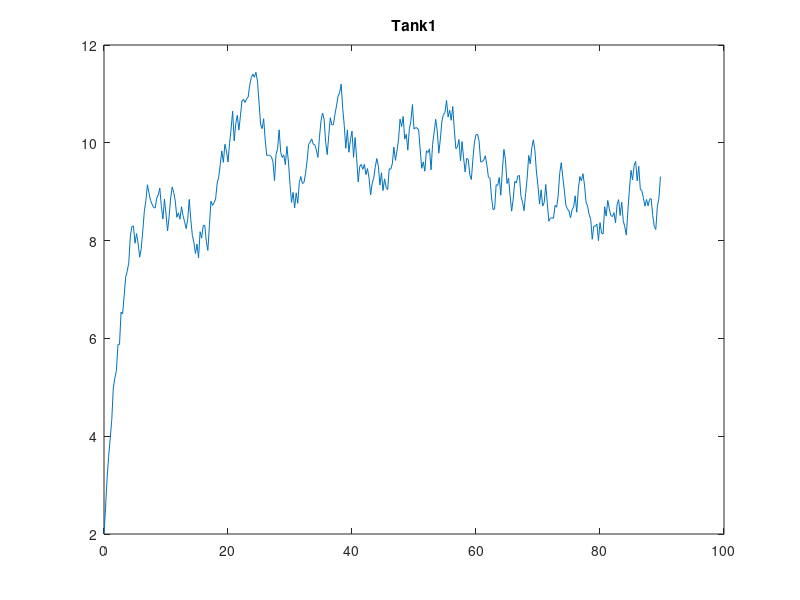
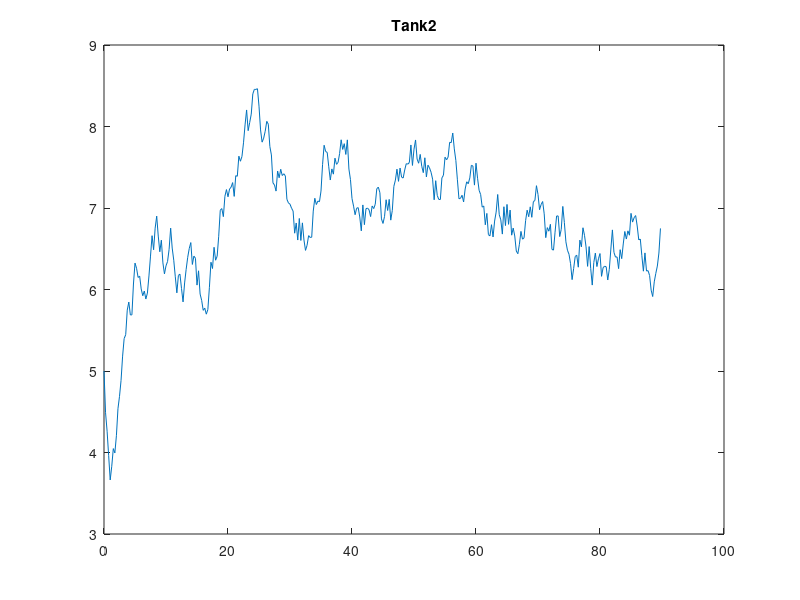
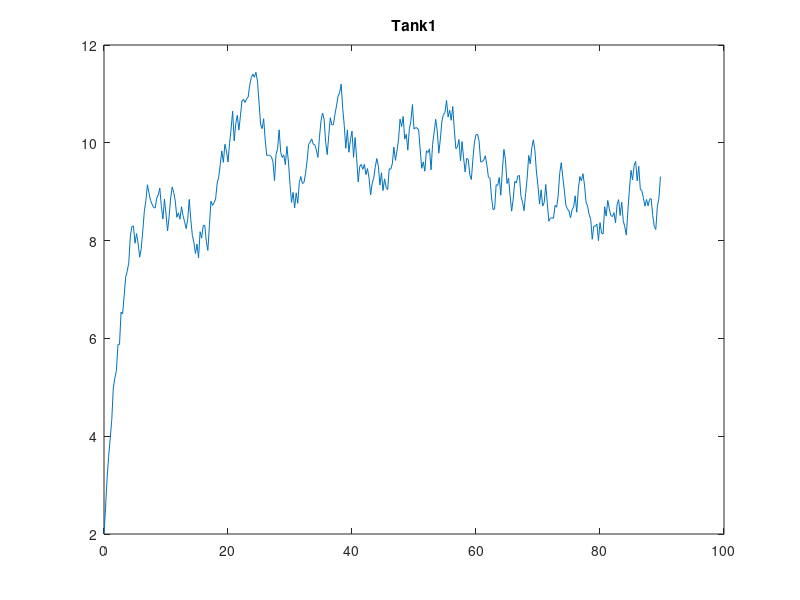

Source code (MATLAB) for these figures, in order:
clc
clear
close all

% system parameters
A1 = 2.5; % area of tank 1 (m^2)
A2 = 4.2; % area of tank 2 (m^2)
qin=4; %inflow
R1=.5; %resistence first pipe
R2=.7; %resistence second pipe
maxu=5;
maxh=7;
Q=10;
R=0.5*eye(2);
N=10;
href=10;
nu=2;


A=[-1/(A1*R1), 1/(A1*R1);
    1/(A2*R1), -1/A2*(1/R1+1/R2)];

B=[1/A1 0; 0 1/A2];

C=eye(2);

D=0;

Ts=0.25;

sys = ss(A,B,C,D);

sysd = c2d(sys,Ts);

h0=[2 5]';

T=90;
numt=100;
X=[];
U=zeros(numt,2,T/Ts);

y=zeros(numt,T/Ts);


for j=1:numt
    X=[];
    h0=[2 5]';
    U(j,:,:)=10*rand(2,T/Ts);

    for i=1:T/Ts
        h1 = sysd.A*h0+sysd.B*U(j,:,i)';
        X = [X;h0'];
        h0 = h1;

    end

    y(j,:)=X(:,2)';
end

u=U;

t=0:Ts:T-Ts;

save('datasetb', "u", "y", "Ts")




figure;plot(0:Ts:T-Ts,X(:,1));title('Tank1')

figure;plot(0:Ts:T-Ts,X(:,2));title('Tank2')

figure;plot(0:Ts:T-Ts,X(:,1));title('Tank1')




% Tsim=160;
% x0=[2 5]';
% Xm=[];
% Um=[];
%
% hrefv=zeros(size(1:Tsim/Ts,2));
% for i=1:Tsim/Ts
%
%     if mod(i,50)==0
%         href=9*rand+1;
%     end
%
%     unext=mpctankv(x0, nu, sysd.A,sysd.B, maxu, maxh,N, Q, R, href);
%     x1=sysd.A*x0+sysd.B*unext;
%     Xm = [Xm;x0'];
%     Um = [Um;unext'];
%     x0 = x1;
%     hrefv(i)=href;
% end
%
%
% figure
% plot(Xm(:,1))
% title("x1")
%
% figure
% plot(Xm(:,2))
% hold on
% plot(hrefv)
% title("x2")
% hold off
%
%
%
% figure
% plot(Um(:,1))
% title("u1")
%
%
% figure
% plot(Um(:,2))
% title("u2")
%
%
% figure
% scatter(Um(:,1), Um(:,2))
% title("u1u2")









